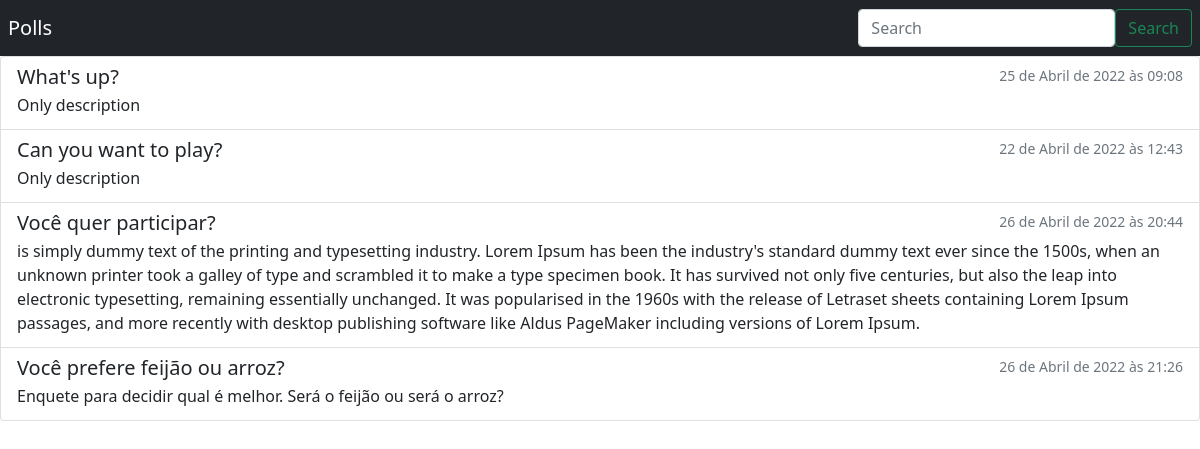
The page /polls/search/ on the database as committed earlier.
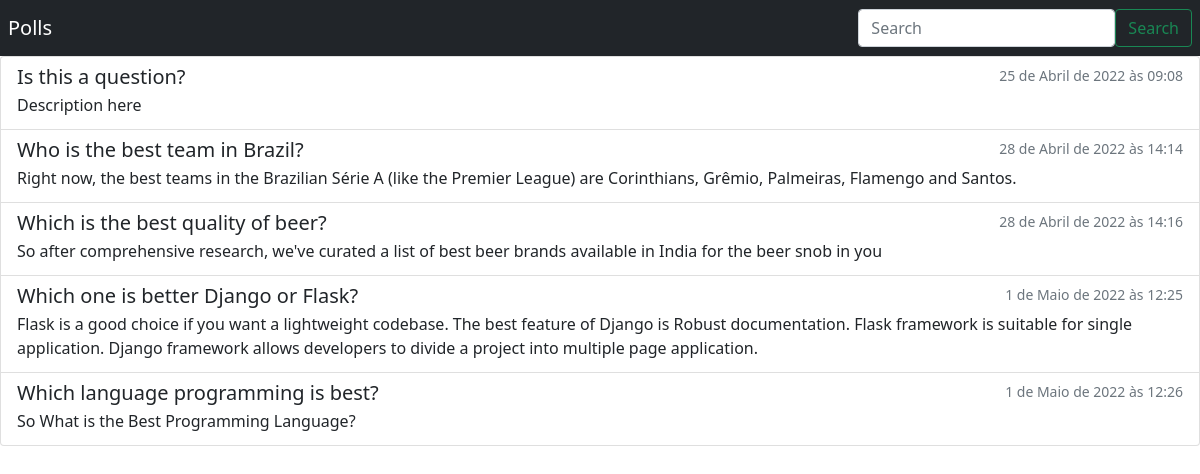
The same page on the database as committed later.
### polls/models.py (models this page shows, shortened)
class Question(models.Model):
    question_text = models.CharField(max_length=200)
    question_description = models.TextField(max_length=1000, default="Only description")
    pub_date = models.DateTimeField('data published')

### polls/views.py (the view)
# urls.py: path('search/', views.search, name='search'),
def search(request):
    query_list = Question.objects.filter(pub_date__lte=timezone.now())
    if 'search' in request.GET:
        query = request.GET['search']
        if search:
            query_list = query_list.filter(question_text__icontains=query)
    context = {
        'questions' : query_list,
    }
    return render(request, 'polls/search.html', context)

### polls/templates/polls/search.html
{% extends 'polls/base.html' %}
{% block content %}
<div class="list-group test">
    {% if questions %}
        {% for question in questions %}
            <a href="{% url 'polls:detail' question.id %}" class="list-group-item list-group-item-action flex-column align-items-start test">
            <div class="d-flex w-100 justify-content-between">
                <h5 class="mb-1">{{ question.question_text }}</h5>
                <small class="text-muted">{{ question.pub_date }}</small>
            </div>
            <p class="mb-1">{{ question.question_description }}</p>
            </a>
        {% endfor %}
    {% else %}
        <h3 class="alert">We couldn't find results.</h3>
    {% endif %}
</div>
{% endblock content %}

Rows that differ between the two databases and show on the page:
removed Question: question_text "Can you want to play?", pub_date "22 de Abril de 2022 às 12:43", question_description "Only description"
removed Question: question_text "Você quer participar?", pub_date "26 de Abril de 2022 às 20:44", question_description "is simply dummy text of the printing and typesetting industry. Lorem Ipsum has been the industry's standard dummy text ever since the 1500s, when an unknown printer took a galley of type and scrambled it to make a type specimen book. It has survived not only five centuries, but also the leap into electronic typesetting, remaining essentially unchanged. It was popularised in the 1960s with the release of Letraset sheets containing Lorem Ipsum passages, and more recently with desktop publishing software like Aldus PageMaker including versions of Lorem Ipsum."
removed Question: question_text "Você prefere feijão ou arroz?", pub_date "26 de Abril de 2022 às 21:26", question_description "Enquete para decidir qual é melhor. Será o feijão ou será o arroz?"
changed Question: question_text "What's up?" → "Is this a question?"; question_description "Only description" → "Description here"
added Question: question_text "Who is the best team in Brazil?", pub_date "28 de Abril de 2022 às 14:14", question_description "Right now, the best teams in the Brazilian Série A (like the Premier League) are Corinthians, Grêmio, Palmeiras, Flamengo and Santos."
added Question: question_text "Which is the best quality of beer?", pub_date "28 de Abril de 2022 às 14:16", question_description "So after comprehensive research, we've curated a list of best beer brands available in India for the beer snob in you"
added Question: question_text "Which one is better Django or Flask?", pub_date "1 de Maio de 2022 às 12:25", question_description "Flask is a good choice if you want a lightweight codebase. The best feature of Django is Robust documentation. Flask framework is suitable for single application. Django framework allows developers to divide a project into multiple page application."
added Question: question_text "Which language programming is best?", pub_date "1 de Maio de 2022 às 12:26", question_description "So What is the Best Programming Language?"
